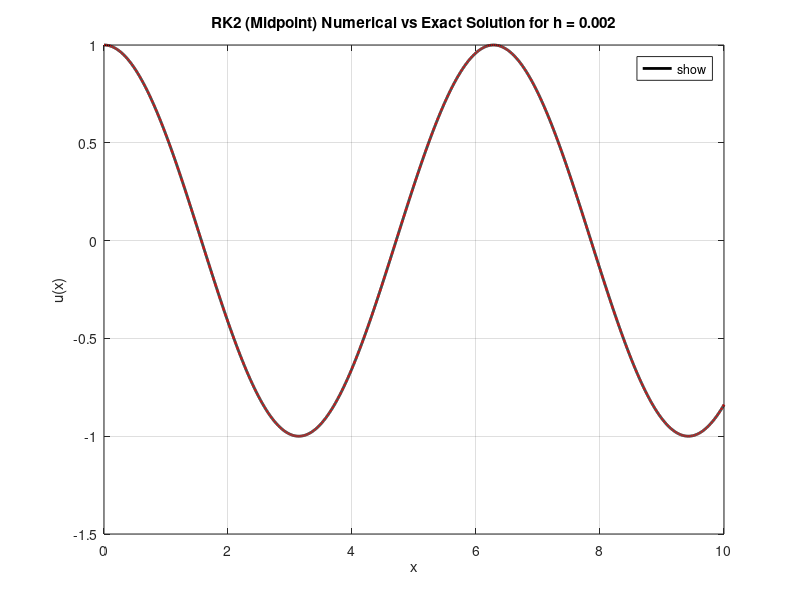

Recreate this plot in MATLAB.
% rk2_basic_solver_fixed.m
clear; clc; close all;

% Define the ODE as an anonymous function.
% Equation: du/dx = -1000*(u - cos(x)) + sin(x)
f = @(x, u) -1000*(u - cos(x)) - sin(x);

% Define the exact solution.
u_exact = @(x) cos(x);

% Problem parameters
x0 = 0;       % Starting x value
xf = 10;      % Ending x value
u0 = 1;       % Initial condition: u(0) = 1
h = 0.002;    % Fixed step size

% Determine the number of steps and create the x-grid.
N = floor((xf - x0) / h);
x = x0:h:xf;

% Preallocate the solution vector and initialize the initial condition.
u = zeros(size(x));
u(1) = u0;

% RK2 (Midpoint) method:
for j = 1:N
    k1 = f(x(j), u(j));                   % Slope at the current point.
    k2 = f(x(j) + h/2, u(j) + (h/2)*k1);    % Slope at the midpoint.
    u(j+1) = u(j) + h * k2;                % Update the solution.
end

% Compute the exact solution and calculate the relative L2 norm error.
u_ex = u_exact(x);
relL2 = norm(u - u_ex, 2) / norm(u_ex, 2);
fprintf('For h = %g, Relative L2 norm error = %e\n', h, relL2);

% Plot the exact solution and the RK2 numerical solution.
figure;
plot(x, u_ex, 'k-', 'LineWidth', 2, 'DisplayName', 'Exact Solution');
hold on;
plot(x, u, 'r--', 'LineWidth', 1.5, 'DisplayName', 'RK2 Numerical Solution');
xlabel('x');
ylabel('u(x)');
title(sprintf('RK2 (Midpoint) Numerical vs Exact Solution for h = %g', h));
legend('show', 'Location', 'best');
yl = ylim;
ylim([-1.5, yl(2)]);
grid on;
